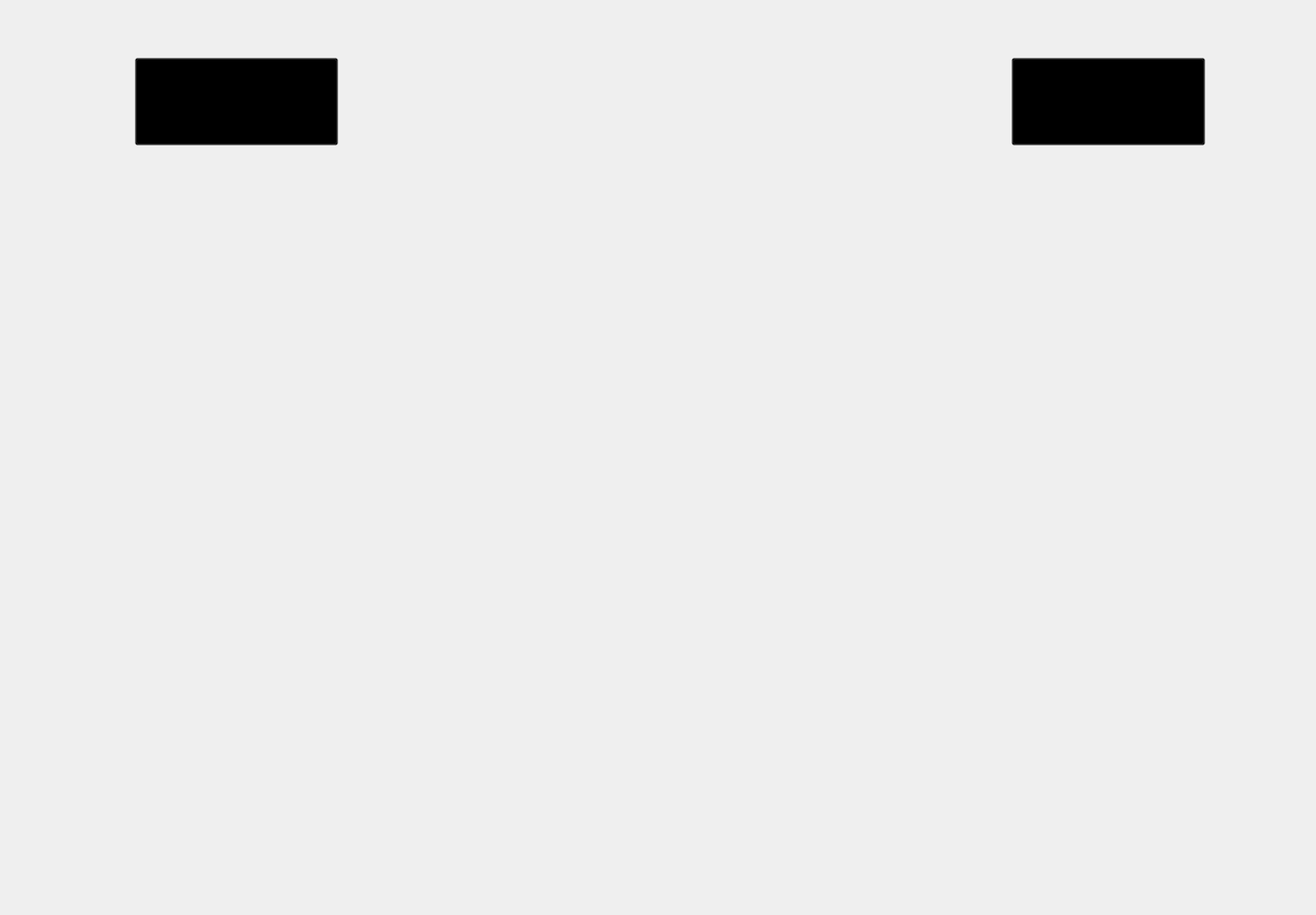
<?xml version="1.0" encoding="UTF-8"?>
<ui version="4.0">
 <class>MainWindow</class>
 <widget class="QMainWindow" name="MainWindow">
  <property name="geometry">
   <rect>
    <x>0</x>
    <y>0</y>
    <width>1366</width>
    <height>950</height>
   </rect>
  </property>
  <property name="windowTitle">
   <string>MainWindow</string>
  </property>
  <widget class="QWidget" name="centralwidget">
   <widget class="QLabel" name="bg_1">
    <property name="geometry">
     <rect>
      <x>0</x>
      <y>-20</y>
      <width>1366</width>
      <height>1000</height>
     </rect>
    </property>
    <property name="text">
     <string/>
    </property>
    <property name="pixmap">
     <pixmap>black_bg.jpeg</pixmap>
    </property>
    <property name="scaledContents">
     <bool>true</bool>
    </property>
   </widget>
   <widget class="QLabel" name="gif_1">
    <property name="geometry">
     <rect>
      <x>390</x>
      <y>840</y>
      <width>581</width>
      <height>71</height>
     </rect>
    </property>
    <property name="text">
     <string/>
    </property>
    <property name="pixmap">
     <pixmap>output-onlinegiftools.gif</pixmap>
    </property>
    <property name="scaledContents">
     <bool>true</bool>
    </property>
   </widget>
   <widget class="QLabel" name="gif_2">
    <property name="geometry">
     <rect>
      <x>430</x>
      <y>190</y>
      <width>521</width>
      <height>501</height>
     </rect>
    </property>
    <property name="text">
     <string/>
    </property>
    <property name="pixmap">
     <pixmap>output-onlinegiftools (1).gif</pixmap>
    </property>
    <property name="scaledContents">
     <bool>true</bool>
    </property>
   </widget>
   <widget class="QLabel" name="bg_2">
    <property name="geometry">
     <rect>
      <x>130</x>
      <y>40</y>
      <width>231</width>
      <height>121</height>
     </rect>
    </property>
    <property name="text">
     <string/>
    </property>
    <property name="pixmap">
     <pixmap>Start.png</pixmap>
    </property>
    <property name="scaledContents">
     <bool>true</bool>
    </property>
   </widget>
   <widget class="QPushButton" name="startbutton">
    <property name="geometry">
     <rect>
      <x>140</x>
      <y>60</y>
      <width>211</width>
      <height>91</height>
     </rect>
    </property>
    <property name="styleSheet">
     <string notr="true">background-color: transparent;</string>
    </property>
    <property name="text">
     <string/>
    </property>
   </widget>
   <widget class="QLabel" name="bg_3">
    <property name="geometry">
     <rect>
      <x>1050</x>
      <y>50</y>
      <width>211</width>
      <height>111</height>
     </rect>
    </property>
    <property name="text">
     <string/>
    </property>
    <property name="pixmap">
     <pixmap>Quit.png</pixmap>
    </property>
    <property name="scaledContents">
     <bool>true</bool>
    </property>
   </widget>
   <widget class="QPushButton" name="quitbutton">
    <property name="geometry">
     <rect>
      <x>1050</x>
      <y>60</y>
      <width>201</width>
      <height>91</height>
     </rect>
    </property>
    <property name="styleSheet">
     <string notr="true">background-color:transparent;</string>
    </property>
    <property name="text">
     <string/>
    </property>
   </widget>
   <widget class="QLabel" name="bg_4">
    <property name="geometry">
     <rect>
      <x>360</x>
      <y>710</y>
      <width>601</width>
      <height>141</height>
     </rect>
    </property>
    <property name="text">
     <string/>
    </property>
    <property name="pixmap">
     <pixmap>download.jpg</pixmap>
    </property>
    <property name="scaledContents">
     <bool>true</bool>
    </property>
   </widget>
   <widget class="QLabel" name="gif_3">
    <property name="geometry">
     <rect>
      <x>350</x>
      <y>10</y>
      <width>711</width>
      <height>171</height>
     </rect>
    </property>
    <property name="text">
     <string/>
    </property>
    <property name="pixmap">
     <pixmap>initial.gif</pixmap>
    </property>
    <property name="scaledContents">
     <bool>true</bool>
    </property>
   </widget>
  </widget>
  <widget class="QMenuBar" name="menubar">
   <property name="geometry">
    <rect>
     <x>0</x>
     <y>0</y>
     <width>1366</width>
     <height>26</height>
    </rect>
   </property>
  </widget>
 </widget>
 <resources/>
 <connections/>
</ui>
